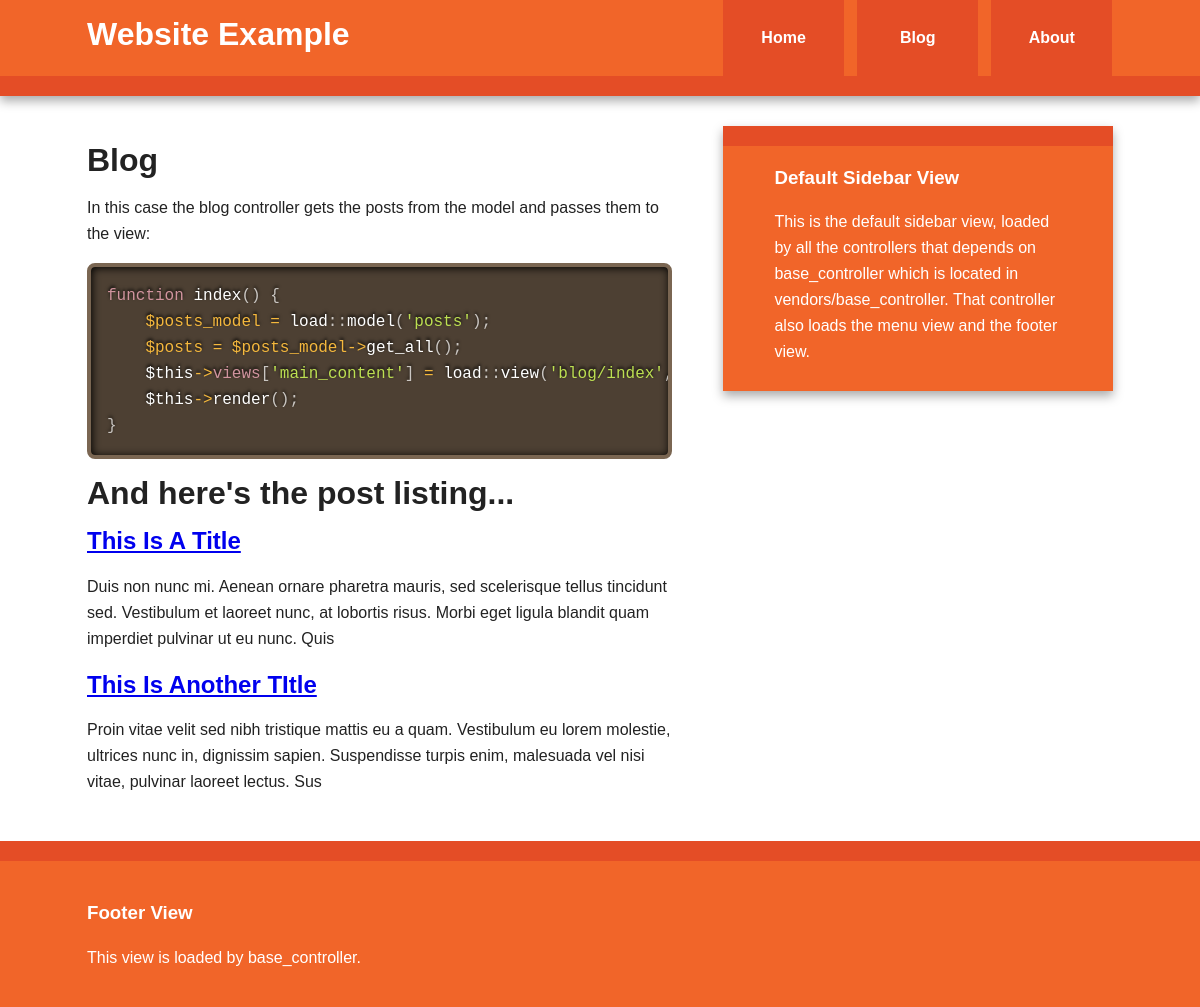
Page /blog on the committed database.
### tables this page shows
CREATE TABLE IF NOT EXISTS `posts` (
  `id` int(11) NOT NULL AUTO_INCREMENT,
  `title` varchar(200) NOT NULL,
  `content` text NOT NULL,
  PRIMARY KEY (`id`),
  UNIQUE KEY `id` (`id`)
);

### app/controllers/blog_controller.php (called while the page is built, shortened)
<?php
class blog_controller extends base_controller {
    var $posts_model;
    function __construct() {
        $this->name = 'blog';
        $this->posts_model = load::model('posts');
        parent::__construct();
    }
    function index() {
        $posts = $this->posts_model->get_all();
        $this->views['main_content'] = load::view('blog/index',array('posts' => $posts));
        $this->render();
    }
}

### index.php (called while the page is built, shortened)
<?php
include(FULL_PATH . '/core/load.php');
include(FULL_PATH . '/core/controller.php');
$url = '';
if (strpos($_SERVER['QUERY_STRING'], '&') !== false) {
    $url = substr($_SERVER['QUERY_STRING'], 0, strpos($_SERVER['QUERY_STRING'], '&'));
} else {
    $url = $_SERVER['QUERY_STRING'];
}
$url_data = explode('/', $url);
$controller_name = '';
$action = '';
$params = array();
if (strlen($url_data[0])) {
    $controller_name = $url_data[0];
    $action = count($url_data) > 1 ? $url_data[1] : 'index';
    $params = count($url_data) > 2 ? array_slice($url_data, 2, count($url_data) - 1) : array();
}
if (!load::controller($controller_name)) {
    $controller_name = HOME_PAGE;
    $action = 'index';
    load::controller($controller_name);
}
$controller = new $controller_name;
$controller->output($action, $params);

### vendors/database.php (called while the page is built, shortened)
<?php
class database{
    public $show_errors = true;
    public $table_name;
    private $default_conn_string = array('type' => DB_TYPE, 'host' => DB_HOST, 'db_name' => DB_NAME, 'db_user' => DB_USER, 'db_pass' => DB_PASS);
    private $db_conn = null;
    function __construct($params = null) {
        if ($params === null) {
            $params = $this->default_conn_string;
        }
        return $this->set_conn($params);
    }
    public function set_conn($params = null) {
        try {
            $this->db_conn = new PDO($params['type'] . ':host=' . $params['host'] . ';dbname=' . $params['db_name'], $params['db_user'], $params['db_pass']);
            if ($this->show_errors) {
                $this->db_conn->setAttribute(PDO::ATTR_ERRMODE, PDO::ERRMODE_WARNING);
            }
        } catch (PDOException $e) {
            return false;
        }
        $this->db_conn->query("SET NAMES 'utf8'");
        return true;
    }
    public function execute_stmt( $query, $params = array()) {
        $stmt = $this->db_conn->prepare($query);
        $stmt->execute($params);
        $error = $stmt->errorInfo();
        return $stmt;
    }
    public function get_all() {
        $query = 'SELECT * FROM ' . $this->table_name;
        $result = $this->execute_stmt($query);
        return $result->fetchAll(PDO::FETCH_OBJ);
    }
}

### app/models/base_model.php (called while the page is built, shortened)
<?php
class base_model
{
    function __construct() {
        $this->db = new database();
    }
}

### app/models/posts_model.php (called while the page is built, shortened)
<?php
class posts_model extends base_model {
    function __construct() {
        parent::__construct();
    }
    function get_all() {
        return $this->db->get_all();
    }
}

### app/views/blog/index.php (the view, shortened to what this page needs)
<?php
$posts = $variables['posts'];
?>
<article>
    <header>
        <h1>Blog</h1>
        <p>In this case the blog controller gets the posts from the model and passes them to the view: </p>
        <pre class="language-php"><code>function index() {
}</code></pre>
    </header>
<h1>And here's the post listing...</h1>
    <?php foreach ($posts as $p): ?>
    <section>
        <h2><a href="<?php echo BASE_PATH . '/blog/single/' . $p->id; ?>"><?php echo $p->title;?></a></h2>
        <p><?php echo substr($p->content,0,200);?></p>
    </section>
    <?php endforeach; ?>
</article>

### core/load.php (shortened to what this page needs)
<?php
class load {
    private static $loaded_files = array();
    public static function model($model = '') {
        $file = FULL_PATH . '/app/models/' . $model . '_model.php';
        $load_result = self::loader($file);
        if ($load_result === true) {
            $instance = new $model_name;
            return $instance;
        }
        return false;
    }
    public static function controller($controller = '') {
        $file = FULL_PATH . '/app/controllers/' . $controller . '_controller.php';
        $load_result = self::loader($file);
        if ($load_result === true) {
            $instance = new $controller_name;
            return $instance;
        }
        return false;
    }
    public static function view($view = '', $variables = array()) {
        $view.= '.php';
        $file = FULL_PATH . '/app/views/' . $view;
        if (file_exists($file)) {
            return self::output($file, $variables);
        }
        return false;
    }
    private static function output($file, $variables = array()) {
        if (file_exists($file)) {
            include($file);
            $output = ob_get_clean();
        }
        return $output;
    }
    private static function loader($file) {
        if (!in_array($file, self::$loaded_files)) {
            if (file_exists($file)) {
                self::$loaded_files[] = $file;
                return true;
            }
            return false;
        }
        return true;
    }
}

### app/views/menu.php
<ul>
    <li><a href="<?php echo BASE_PATH.'/home';?>">Home</a></li>
    <li><a href="<?php echo BASE_PATH.'/blog';?>">Blog</a></li>
    <li><a href="<?php echo BASE_PATH.'/about';?>">About</a></li>
</ul>

### app/views/sidebar.php
<h3>Default Sidebar View</h3>
<p>This is the default sidebar view, loaded by all the controllers that depends on base_controller which is located in vendors/base_controller. That controller also loads the menu view and the footer view.</p>

### app/views/footer.php
<h3>Footer View</h3>
<p>This view is loaded by base_controller.</p>

### core/controller.php (shortened to what this page needs)
<?php
class controller {
    public function output($action, $params) {
        echo $this->$action();
    }
}

### vendors/base_controller.php (shortened to what this page needs)
<?php
class base_controller extends controller {
    protected $template;
    protected $views;
    function __construct() {
        $this->template ='templates/initializr/index';
        $this->views = array();
        $this->views['menu'] = load::view('menu');
        $this->views['sidebar'] = load::view('sidebar');
        $this->views['footer'] = load::view('footer');
    }
    function render() {
        echo load::view($this->template, array('views' => $this->views, 'name' => $this->name));
    }
}

### app/views/templates/initializr/index.php (shortened to what this page needs)
<?php
    $template_path = BASE_PATH.'/app/views/templates/initializr';
?>
<!DOCTYPE html>
 <html class="no-js">
    <head>
        <link rel="stylesheet" href="<?php echo $template_path;?>/css/normalize.min.css">
        <link rel="stylesheet" href="<?php echo $template_path;?>/css/main.css">
        <link rel="stylesheet" href="<?php echo $template_path;?>/js/vendor/prism/prism.css">
    </head>
    <body>
        <div class="header-container">
            <header class="wrapper clearfix">
                <h1 class="title">Website Example</h1>
                <nav>
                    <?php echo $variables['views']['menu']; ?>
                </nav>
            </header>
        </div>
        <div class="main-container">
            <div class="main wrapper clearfix">
                <?php echo $variables['views']['main_content'];?>
                <aside>
                    <?php echo $variables['views']['sidebar'];?>
                </aside>
            </div>
        </div>
        <div class="footer-container">
            <footer class="wrapper">
                <?php echo $variables['views']['footer'];?>
            </footer>
        </div>
    </body>
</html>

### app/views/templates/initializr/css/main.css (style rules this page uses)
html, button, input, select, textarea { color: #222; }
html { font-size: 1em; line-height: 1.4; }
body { font: 16px/26px Helvetica, Helvetica Neue, Arial; }
.wrapper { width: 90%; margin: 0 5%; }
.header-container { border-bottom: 20px solid #e44d26; }
.footer-container, .main aside { border-top: 20px solid #e44d26; }
.header-container, .footer-container, .main aside { background: #f16529; }
.title { color: white; }
nav ul { margin: 0; padding: 0; }
nav a { display: block; margin-bottom: 10px; padding: 15px 0; text-align: center; text-decoration: none; font-weight: bold; color: white; background: #e44d26; }
.main { padding: 30px 0; }
.main article h1 { font-size: 2em; }
.main aside { color: white; padding: 0px 5% 10px; }
.footer-container footer { color: white; padding: 20px 0; }
@media only screen and (min-width: 480px) { nav a { float: left; width: 27%; margin: 0 1.7%; padding: 25px 2%; margin-bottom: 0; } }
@media only screen and (min-width: 480px) { nav li:first-child a { margin-left: 0; } }
@media only screen and (min-width: 480px) { nav li:last-child a { margin-right: 0; } }
@media only screen and (min-width: 480px) { nav ul li { display: inline; } }
@media only screen and (min-width: 768px) { .header-container, .main aside { -webkit-box-shadow: 0 5px 10px #aaa; -moz-box-shadow: 0 5px 10px #aaa; box-shadow: 0 5px 10px #aaa; } }
@media only screen and (min-width: 768px) { .title { float: left; } }
@media only screen and (min-width: 768px) { nav { float: right; width: 38%; } }
@media only screen and (min-width: 768px) { .main article { float: left; width: 57%; } }
@media only screen and (min-width: 768px) { .main aside { float: right; width: 28%; } }
@media only screen and (min-width: 1140px) { .wrapper { width: 1026px; margin: 0 auto; } }
.clearfix:before, .clearfix:after { content: " "; display: table; }
.clearfix:after { clear: both; }
.clearfix { *zoom: 1; }

### rows in the picture
posts: title "This Is A Title", content "Duis non nunc mi. Aenean ornare pharetra mauris, sed scelerisque tellus tincidunt sed. Vestibulum et laoreet nunc, at lobortis risus. Morbi eget ligula blandit quam imperdiet pulvinar ut eu nunc. Quis"
posts: title "This Is Another TItle", content "Proin vitae velit sed nibh tristique mattis eu a quam. Vestibulum eu lorem molestie, ultrices nunc in, dignissim sapien. Suspendisse turpis enim, malesuada vel nisi vitae, pulvinar laoreet lectus. Sus"
